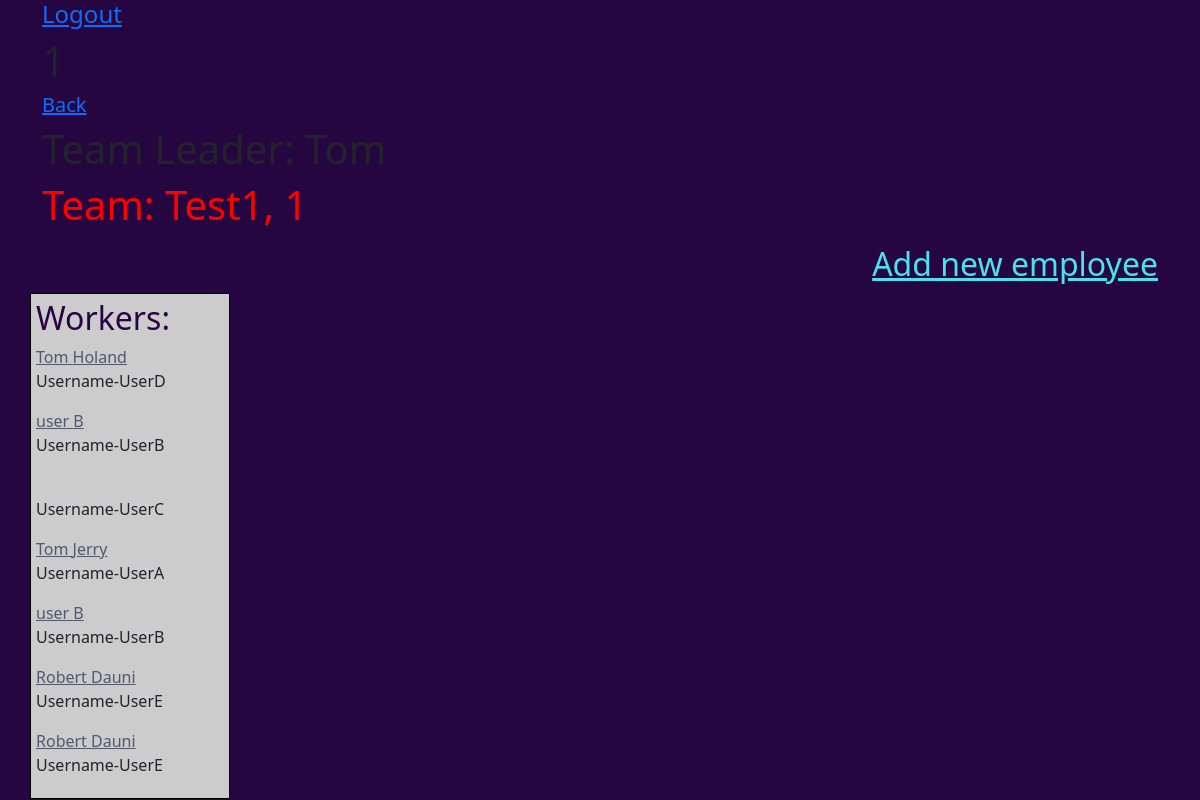
/tasks/list-workers/1 (signed in), run on an earlier commit of the app's database.
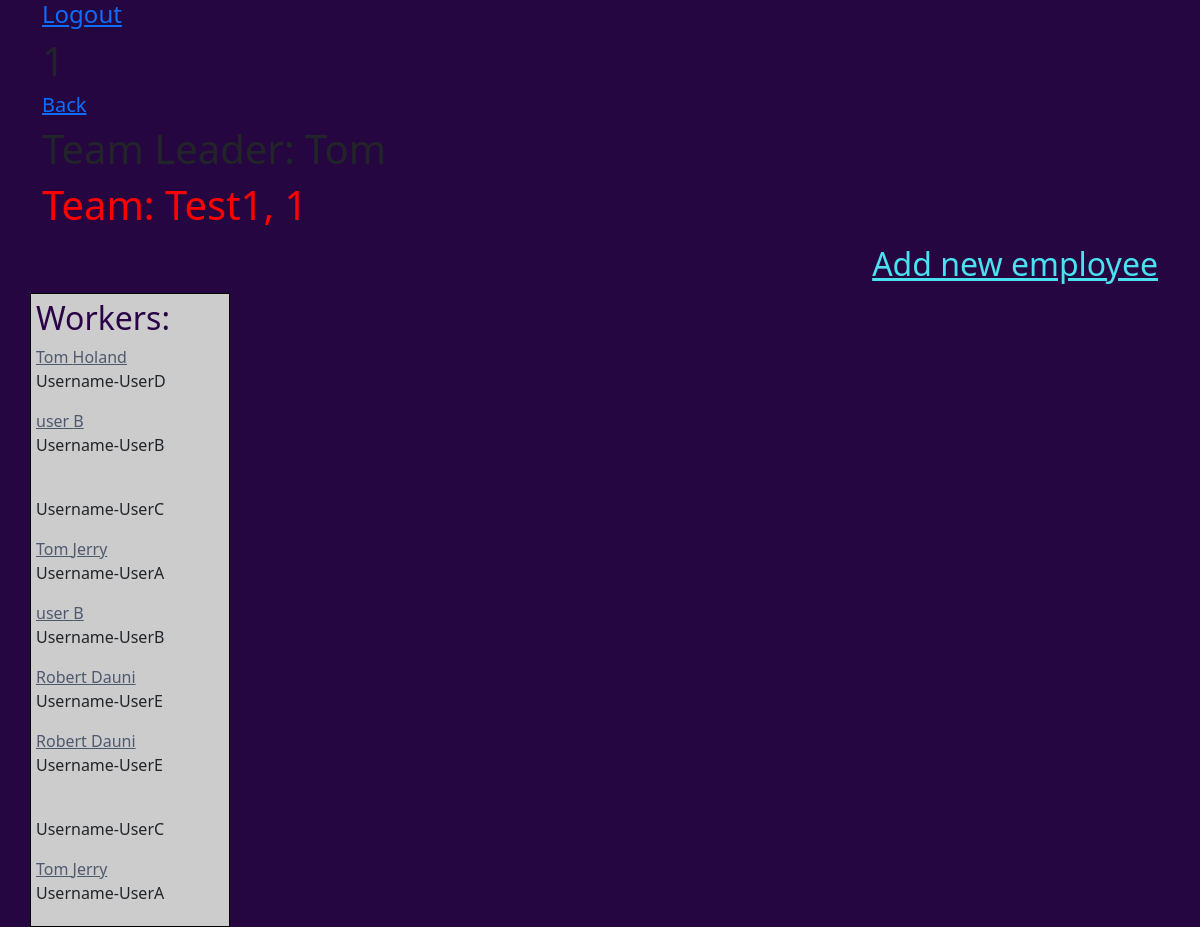
And on a later commit of the database.
### listWorkers/models.py (models this page shows, shortened)
class TeamsList(Model):
    id_admin = IntegerField("id_admin", max_length=1000, null=False)
    name_team = CharField("name_team", max_length=1000, null=False)
    class Meta:
        verbose_name = "Teams"
        verbose_name_plural = "Teams"

class Workers(Model):
    id_team = IntegerField("id_team", max_length=1000, null=True)
    id_worker = IntegerField("id_worker", max_length=1000, null=False)
    username = CharField("username", max_length=1000, null=False)
    first_name = CharField("first_name", max_length=1000, null=False)
    last_name = CharField("last_name", max_length=1000, null=False)
    class Meta:
        verbose_name = "Workers"
        verbose_name_plural = "Workers"

### listWorkers/views.py (the view)
# urls.py: path("list-workers/<int:id_team>", list_workers, name="list_workers"),
def list_workers(request, id_team):
    iduser = request.user.id
    check_log(iduser)
    nameteam = TeamsList.objects.filter(id=id_team)
    info_admin='a'
    for i in nameteam:
        info_admin = i.id_admin
    name_admin = User.objects.filter(id=info_admin)
    db = Workers.objects.filter(id_team=id_team)
    a=[]
    data = {"db": db, 'a': a, 'id_team': id_team, 'nameteam': nameteam, 'name_admin': name_admin}
    return render(request, "listWorkers/list_workers.html", context=data)

### listWorkers/views.py (called while the page is built)
def check_log(id_user):
    if id_user:
        pass
    else:
        raise PermissionDenied()

### listWorkers/templates/listWorkers/list_workers.html
{% extends 'listWorkers/base.html' %}
{% load static %}
{% block css_aditional %}
<link rel="stylesheet" href="{% static 'listWorkers/css/list_workers.css'%}">
{% endblock %}
{% block content %}
<h4 id="logout"> <a href="{% url 'logout' %}"> Logout </a> </h4>
<h1> {{user.id}} </h1>
    <h5> <a href="{% url 'profile_user' %}"> Back </a></h5>
    {% for item in name_admin %}
    <h1 id="info_admin"> Team Leader:  {{item.first_name}}  </h1>
     {% endfor %}
    {% for item in nameteam %}
    <h1 id="name_team"> Team:  {{item.name_team}}, {{item.id_admin}}  </h1>
     {% endfor %}
    <h1 align="right" id="create"><a href="{% url 'add_an_employee' id_team  %}">Add new employee</a> </h1>
    <div id="block">
        <h3 id="workers"> Workers: </h3>
        {% for item in db %}
            <p> <a href="{% url 'task_list_url' item.id_team item.id_worker %}">{{item.first_name}} {{item.last_name}} </a><br> Username-{{item.username}}</b></a></p>
        {% endfor %}
    </div>
{% endblock %}

### listWorkers/templates/listWorkers/base.html (shortened to what this page needs)
<!DOCTYPE html>
<html lang="en">
{% load static %}
<head>
    <link href="https://cdn.jsdelivr.net/npm/bootstrap@5.1.3/dist/css/bootstrap.min.css" rel="stylesheet">
</head>
<body>
<link rel="stylesheet" href="{% static 'listWorkers/css/style.css' %}">
{% block css_aditional %} {% endblock %}
<div class="container">
    <div class="row justify-content-centr">
        {% block content %}
        {% endblock %}
    </div>
</div>
</body>
</html>

### listWorkers/static/listWorkers/css/list_workers.css (style rules this page uses)
body { background-color: #260640; }
h1[id=name_team] { color:red; }
h1[id=create] a { font-size: 80%; color: #4AE1F0; }
h3[id=workers] { font-size: 200%; color: #2A0347; }
div[id=block] { width: 200px; background: #ccc; padding: 5px; padding-right: 20px; border: solid 1px black; float: left; }
p a { color: #4F596E; }

What changed in the data, as far as the page shows it:
added Workers: username "UserC"
added Workers: first_name "Tom", last_name "Jerry", username "UserA"
